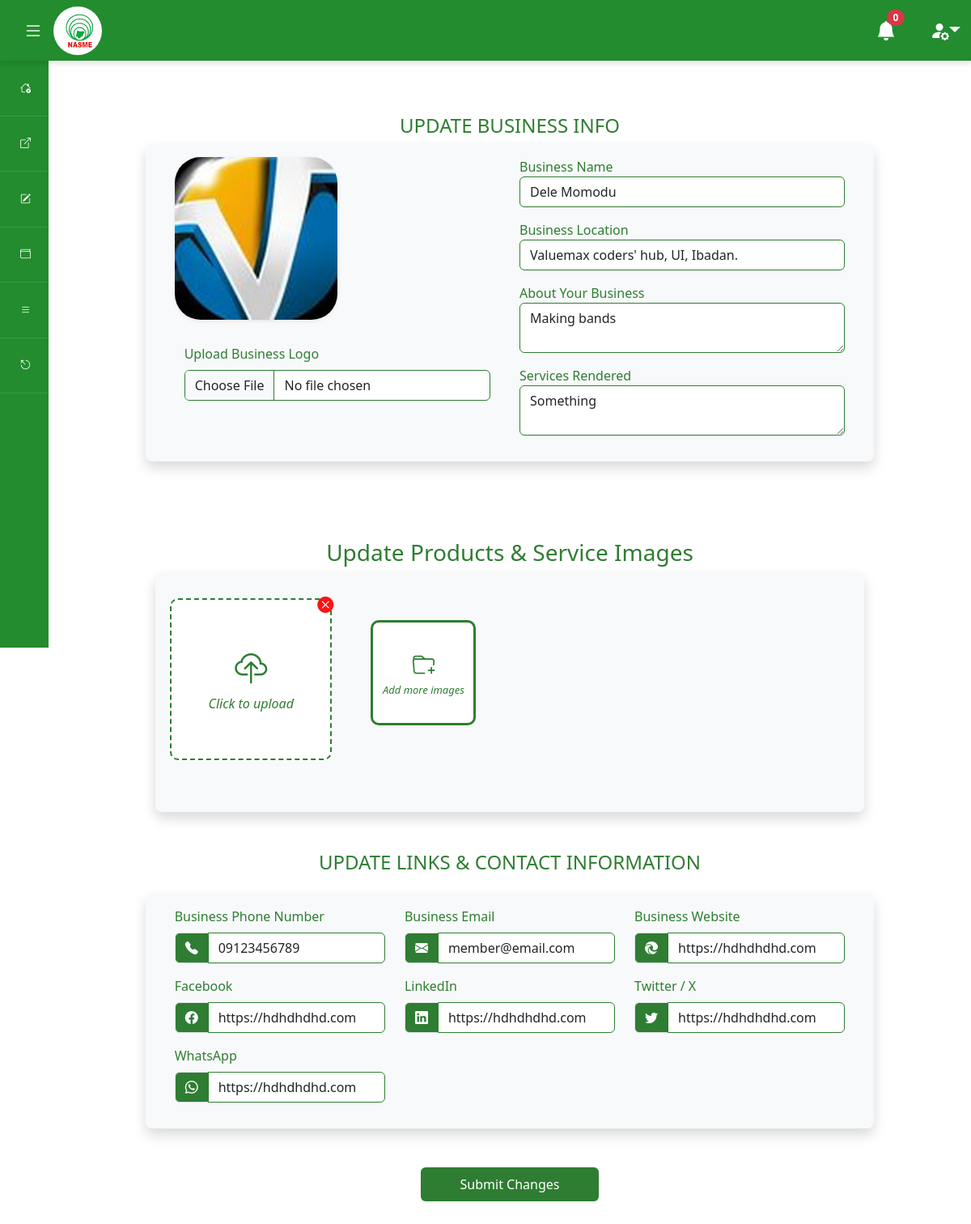
Screenshot of /member/edit-profile/Mo86m-aPKrD-cz0o2-Ldy26/ (signed in) with the database file from the repository.
### mainapp/models.py (models this page shows, shortened)
class User(AbstractUser):
    profile_pic = models.ImageField(upload_to='profile_pics/', blank=True, null=True)
    phone_num = models.CharField(null=True, max_length=20, validators=[validators.MinLengthValidator(10)])
    dob = models.DateField(auto_now=False, auto_now_add=False, null=True)
    has_filled_profile = models.BooleanField(default=False)
    last_updated = models.DateTimeField(auto_now=True)
    created_at = models.DateTimeField(auto_now_add=True)
    random_id = models.CharField(max_length=24, null=True)
    suspend_message = models.CharField(max_length=500, null=True)
    is_suspended = models.BooleanField(default=False)

class Business(models.Model):
    owner = models.OneToOneField(User, on_delete=models.CASCADE,)
    unit = models.OneToOneField(Unit, on_delete=models.CASCADE, null=True, blank=True)
    name = models.CharField(max_length=200)
    address  = models.CharField(max_length=100)
    about = models.TextField()
    services = models.CharField(max_length=500, help_text='Add services seperated by comma "," ')
    phone_num = models.CharField(max_length=20, null=True)
    email = models.EmailField(max_length=254, null=True)
    class Meta:
        verbose_name = ('Business')
        verbose_name_plural = ('Businesses')

class Socials(models.Model):
    owner = models.OneToOneField(Business, on_delete=models.CASCADE)
    facebook = models.URLField(max_length=200, blank=True, null=True)
    website = models.URLField(max_length=200, blank=True, null=True)
    twitter = models.URLField(max_length=200, blank=True, null=True)
    linkedln = models.URLField(max_length=200, blank=True, null=True)
    whatsapp = models.URLField(max_length=200, blank=True, null=True)
    class Meta:
        verbose_name = ('Social')
        verbose_name_plural = ('Socials')

### membersapp/views.py (the view, shortened to what this page needs)
# urls.py: path('edit-profile/<str:id>/', views.business_profile_edit, name='edit-member-profile'),
def business_profile_edit(request,id):
    match request.user:
        case _ if request.user.is_authenticated == False:
            return redirect('member-login')
        case _ if request.user.is_staff == True:
            return redirect('member-login')
    current_member = User.objects.get(random_id = id)
    if current_member.business:
            business = Business.objects.get(owner = current_member)
    else:
        business = Business(owner = current_member)
        business.save()
        business = Business.objects.get(owner = current_member)
    if business.socials:
        socials = Socials.objects.get(owner = business)
    else:
        socials = Socials(owner = business)
        socials.save()
        socials = Socials.objects.get(owner = business)
    if business.businessimages_set.exists():
        business_images = BusinessImages.objects.filter(owner=business)
    else:
        business_images = BusinessImages(owner=business)
        business_images.save()
        business_images = BusinessImages.objects.get(owner = business)
    images = []
    for image in business_images:
        images.append(image.image.url)
    context = {
        "member": current_member,
        "business" : business,
        "socials" : socials,
        "business_images" : images,
    }
    return render(request, "membersapp/edit-profile.html", context)

### adminapp/context_processor.py (called while the page is built)
def global_resources(request):
    all_units = Unit.objects.all()
    context = {
        'units': all_units
    }
    return context

### templates/membersapp/edit-profile.html (shortened to what this page needs)
{% extends 'partials/user-base.html' %} {% load static %}
 {% block content %}
<div class="container my-5">
  <form
    method="POST"
    id="form"
    enctype="multipart/form-data"
    class="container-fluid"
  >
    <div class="col-lg-10 m-auto">
      <div class="row justify-content-center py-5 my-5">
        <h4 class="text-center primary-green-text">UPDATE BUSINESS INFO</h4>
        <div class="row shadow bg-light rounded-3 py-3 px-4">
          <div class="col-md-6">
            <img
              src="{{member.profile_pic.url}}"
              class="rounded-5 shadow-sm w-50"
              alt="Placeholder Image"
            />
            <div class="form-control my-4 border-0 bg-transparent">
              <div class="mb-3">
                <label
                  class="form-label primary-green-text"
                  for="business_photo"
                  >Upload Business Logo</label
                >
                <input
                  accept=".jpg, .png, .jpeg"
                  class="form-control primary-green-border"
                  id="business_photo"
                  name="business_photo"
                  type="file"
                />
              </div>
            </div>
          </div>
          <div class="col-md-6">
            <div class="mb-3">
              <label class="primary-green-text" for="business_name"
                >Business Name</label
              >
              <input
                class="form-control primary-green-border"
                id="business_name"
                maxlength="40"
                minlength="10"
                name="business_name"
                required
                type="text"
                {% if member.business %}value="{{member.business.name}}"{% endif %}
              />
            </div>
            <div class="mb-3">
              <label class="primary-green-text" for="business_address"
                >Business Location</label
              >
              <input
                class="form-control primary-green-border"
                id="business_address"
                maxlength="40"
                minlength="20"
                name="business_address"
                required
                type="text"
                value="{{business.address}}"
              />
            </div>
            <div class="mb-3">
              <label class="primary-green-text">About Your Business</label>
              <textarea
                class="form-control primary-green-border"
                id="business_about"
                name="business_about"
              >{{business.about}}</textarea>
            </div>
            <div class="mb-3">
              <label class="primary-green-text">Services Rendered</label>
              <textarea
                class="form-control primary-green-border"
                id="business_services"
                name="business_services"
              >{{business.services}}</textarea>
            </div>
          </div>
        </div>
      </div>
      <div class="my-4">
        <h3 class="text-center primary-green-text">
          Update Products & Service Images
        </h3>
        <div class="shadow bg-light rounded-3 py-3 px-4">
          <div id="image-upload-sections" class="row py-3 align-items-center">
            <div
              class="col-6 col-md-4 col-lg-3 mb-5 d-flex justify-content-center"
            >
              <button
                class="add-image position-relative bg-white d-flex flex-column justify-content-center align-items-center p-0 primary-green-border"
                id="add-image-btn"
                type="button"
              >
                <div
                  class="d-flex flex-column justify-content-center align-items-center"
                >
                  <i class="bi bi-folder-plus primary-green-text fs-3"></i>
                  <i class="primary-green-text" style="font-size: 13px"
                    >Add more images</i
                  >
                </div>
              </button>
            </div>
          </div>
        </div>
      </div>
      <div class="my-5">
        <h4 class="text-center primary-green-text my-4">
          UPDATE LINKS & CONTACT INFORMATION
        </h4>
        <div class="shadow bg-light rounded-3 py-lg-3 px-lg-4 row p-3">
          <div class="col-md-4">
            <label class="form-label primary-green-text"
              >Business Phone Number</label
            >
            <div class="input-group mb-3">
              <i
                class="bi bi-telephone-fill input-group-text primary-green"
              ></i>
              <input
                class="form-control primary-green-border"
                id="business_phone"
                maxlength="14"
                minlength="8"
                name="business_phone"
                required
                type="text"
                value="{{business.phone_num}}"
              />
            </div>
          </div>
          <div class="col-md-4">
            <label class="form-label primary-green-text">Business Email</label>
            <div class="input-group mb-3">
              <i class="bi bi-envelope-fill input-group-text primary-green"></i>
              <input
                class="form-control primary-green-border"
                id="business_email"
                maxlength="40"
                minlength="5"
                name="business_email"
                required
                type="email"
                value="{{business.email}}"
              />
            </div>
          </div>
          <div class="col-md-4">
            <label class="form-label primary-green-text"
              >Business Website</label
            >
            <div class="input-group mb-3">
              <i class="bi bi-browser-edge input-group-text primary-green"></i>
              <input
                class="form-control primary-green-border"
                id="business_website"
                maxlength="40"
                minlength="5"
                name="business_website_url"
                type="url"
                value="{{socials.website}}"
              />
            </div>
          </div>
          <div class="col-md-4">
            <label class="form-label primary-green-text">Facebook</label>
            <div class="input-group mb-3">
              <i class="bi bi-facebook input-group-text primary-green"></i>
              <input
                class="form-control primary-green-border"
                id="business_facebook_url"
                name="business_facebook_url"
                type="url"
                value="{{socials.facebook}}"
              />
            </div>
          </div>
          <div class="col-md-4">
            <label class="form-label primary-green-text">LinkedIn</label>
            <div class="input-group mb-3">
              <i class="bi bi-linkedin input-group-text primary-green"></i>
              <input
                class="form-control primary-green-border"
                id="business_linkedin_url"
                name="business_linkedin_url"
                type="url"
                value="{{socials.linkedln}}"
              />
            </div>
          </div>
          <div class="col-md-4">
            <label class="form-label primary-green-text">Twitter / X</label>
            <div class="input-group mb-3">
              <i class="bi bi-twitter input-group-text primary-green"></i>
              <input
                class="form-control primary-green-border"
                id="business_twitter_url"
                name="business_twitter_url"
                type="url"
                value="{{socials.twitter}}"
              />
            </div>
          </div>
          <div class="col-md-4">
            <label class="form-label primary-green-text">WhatsApp</label>
            <div class="input-group mb-3">
              <i class="bi bi-whatsapp input-group-text primary-green"></i>
              <input
                class="form-control primary-green-border"
                id="business_whatsapp_url"
                name="business_whatsapp_url"
                type="url"
                value="{{socials.whatsapp}}"
              />
            </div>
          </div>
        </div>
      </div>
      <div class="my-5 text-center">
        <button class="btn primary-green px-5 py-2" type="submit">
          Submit Changes
        </button>
      </div>
    </div>
  </form>
</div>
{% endblock content %}

### templates/membersapp/edit-profile.html (style rules this page uses)
.primary-green { background-color: #2e7d32; color: white; }
.primary-green-text { color: #2e7d32; }
.primary-green-border { border-color: #2e7d32; }
.add-image { cursor: pointer; border-radius: 10px; border: 3px solid #2e7d32; width: 130px; height: 130px; }

### rows the page displays
User: profile_pic (picture), business_name "Dele Momodu"
Business: business_address "Valuemax coders' hub, UI, Ibadan.", business_about "Making bands", business_services "Something", business_phone "09123456789", business_email "member@email.com"
Socials: business_website_url "https://hdhdhdhd.com", business_facebook_url "https://hdhdhdhd.com", business_linkedin_url "https://hdhdhdhd.com", business_twitter_url "https://hdhdhdhd.com", business_whatsapp_url "https://hdhdhdhd.com"
